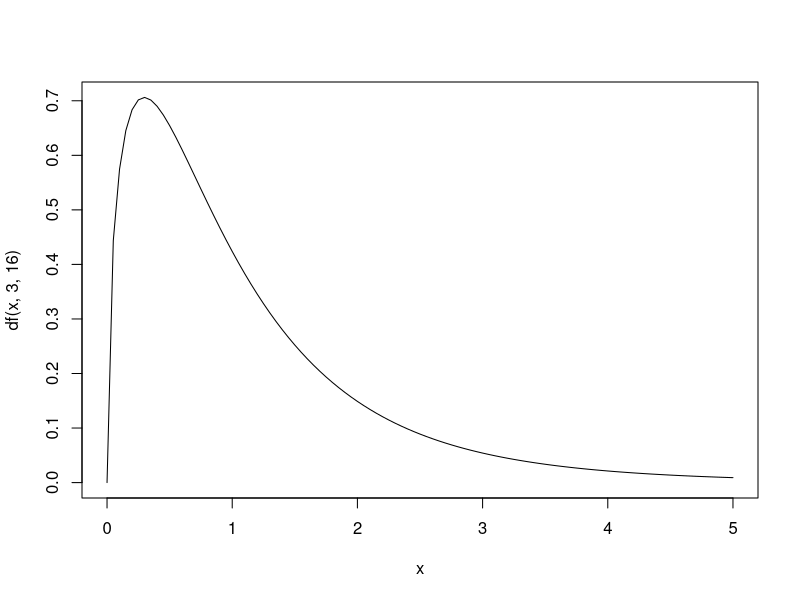
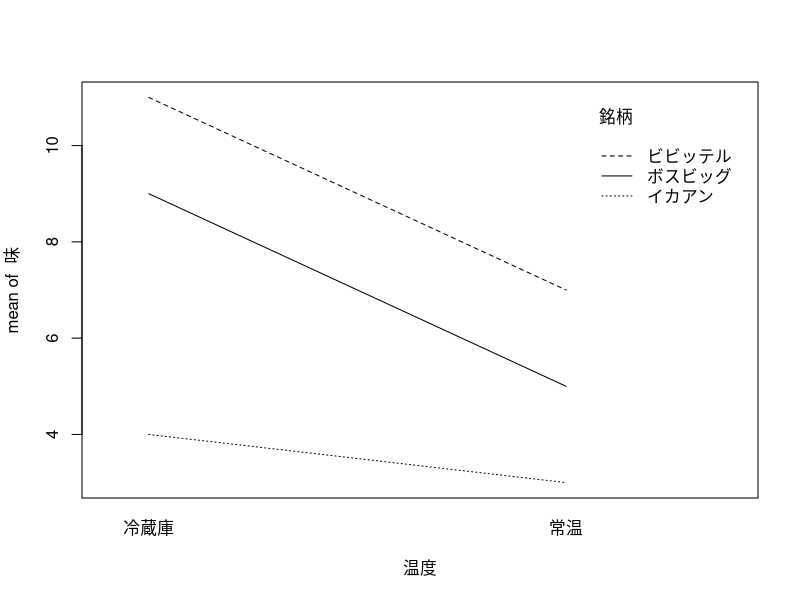

The R script that drew these images, in order:
# F分布
curve(df(x,3,16), 0, 5)

# 分散分析
A = c(15,9,18,14,18)
B = c(13,8,8,12,7)
C = c(10,6,11,7,12)
D = c(10,7,3,5,7)
統計テスト2 = c(A,B,C,D)
統計テスト2

指導法 = c(rep("A",5),rep("B",5),rep("C",5),rep("D",5))
指導法2 = factor(指導法)
指導法2

# 分散分析表
## 一元配置分散分析(対応なし)
oneway.test(統計テスト2~指導法2, var.equal = TRUE)

summary(aov(統計テスト2~指導法2)) 

anova(lm(統計テスト2~指導法2))

全データ = cbind(A,B,C,D)
全データ
群平均 = colMeans(全データ)
群平均
全平均 = mean(全データ)
全平均
全平均行列 = matrix(rep(全平均,20), nrow=5,ncol=4)
全平均行列
群平均行列 = matrix(rep(群平均,5), nrow=5,ncol=4, byrow=TRUE)
群平均行列
全体 = 全データ - 全平均行列
全体
群間 = 群平均行列 - 全平均行列
群間
群内 = 全データ - 群平均行列
群内
全体平方和 = sum(全体^2)
全体平方和
群間平方和 = sum(群間^2)
群間平方和
群内平方和 = sum(群内^2)
群内平方和

群間自由度 = ncol(全データ) - 1
群間自由度
群内自由度 = (nrow(全データ) - 1) * ncol(全データ)
群内自由度
全体自由度 = length(全データ) - 1
全体自由度

群間平均平方 = 群間平方和 / 群間自由度
群間平均平方
群内平均平方 = 群内平方和 / 群内自由度
群内平均平方

F = 群間平均平方 / 群内平均平方
F

## 多重比較(Tukeyの方法)
TukeyHSD(aov(統計テスト2~指導法2))

## 一元配置分散分析(対応あり)
好意度 = c(7,8,9,5,6,5,4,7,1,3,8,6,7,2,5)
科目 = factor(c(rep("線形代数",5),rep("微分積分",5),rep("確率統計",5)))
人 = factor(rep(c("田中","岸","大引","吉川","荻野"),3))
summary(aov(好意度~科目+人))

# 二元配置分散分析(対応なし)
味 = c(6,4,5,3,2,10,8,10,8,9,11,12,12,10,10,5,4,2,2,2,7,6,5,4,3,12,8,5,6,4)
温度 = factor(c(rep("冷蔵庫",15),rep("常温",15)))
銘柄 = factor(rep(c(rep("イカアン",5),rep("ボスビッグ",5),rep("ビビッテル",5)),2))
data.frame(味,温度,銘柄)
summary(aov(味~温度*銘柄))

interaction.plot(温度,銘柄,味)
#interaction.plot(銘柄,温度,味)

summary(aov(味~温度))







